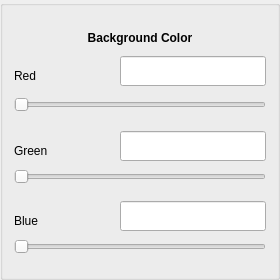
       <widget class="QGroupBox" name="groupBox_5">
        <property name="sizePolicy">
         <sizepolicy hsizetype="Fixed" vsizetype="Preferred">
          <horstretch>0</horstretch>
          <verstretch>0</verstretch>
         </sizepolicy>
        </property>
        <property name="minimumSize">
         <size>
          <width>280</width>
          <height>280</height>
         </size>
        </property>
        <property name="maximumSize">
         <size>
          <width>280</width>
          <height>16777215</height>
         </size>
        </property>
        <property name="title">
         <string/>
        </property>
        <layout class="QGridLayout" name="gridLayout_12">
         <item row="0" column="0">
          <layout class="QGridLayout" name="gridLayout">
           <item row="2" column="0" colspan="2">
            <widget class="QSlider" name="BackRedSlider">
             <property name="sizePolicy">
              <sizepolicy hsizetype="Fixed" vsizetype="Fixed">
               <horstretch>0</horstretch>
               <verstretch>0</verstretch>
              </sizepolicy>
             </property>
             <property name="maximumSize">
              <size>
               <width>260</width>
               <height>30</height>
              </size>
             </property>
             <property name="styleSheet">
              <string notr="true"/>
             </property>
             <property name="maximum">
              <number>100</number>
             </property>
             <property name="orientation">
              <enum>Qt::Horizontal</enum>
             </property>
            </widget>
           </item>
           <item row="0" column="0" colspan="2">
            <widget class="QLabel" name="BackColorNameLabel">
             <property name="sizePolicy">
              <sizepolicy hsizetype="Fixed" vsizetype="Fixed">
               <horstretch>0</horstretch>
               <verstretch>0</verstretch>
              </sizepolicy>
             </property>
             <property name="maximumSize">
              <size>
               <width>260</width>
               <height>30</height>
              </size>
             </property>
             <property name="font">
              <font>
               <weight>75</weight>
               <bold>true</bold>
              </font>
             </property>
             <property name="text">
              <string>Background Color</string>
             </property>
             <property name="alignment">
              <set>Qt::AlignCenter</set>
             </property>
            </widget>
           </item>
           <item row="1" column="1">
            <widget class="QLineEdit" name="BackRedValue">
             <property name="sizePolicy">
              <sizepolicy hsizetype="Fixed" vsizetype="Fixed">
               <horstretch>0</horstretch>
               <verstretch>0</verstretch>
              </sizepolicy>
             </property>
             <property name="minimumSize">
              <size>
               <width>0</width>
               <height>30</height>
              </size>
             </property>
             <property name="maximumSize">
              <size>
               <width>150</width>
               <height>30</height>
              </size>
             </property>
             <property name="focusPolicy">
              <enum>Qt::ClickFocus</enum>
             </property>
            </widget>
           </item>
           <item row="1" column="0">
            <widget class="QLabel" name="BackRedLabel">
             <property name="minimumSize">
              <size>
               <width>0</width>
               <height>30</height>
              </size>
             </property>
             <property name="maximumSize">
              <size>
               <width>100</width>
               <height>20</height>
              </size>
             </property>
             <property name="text">
              <string>Red</string>
             </property>
            </widget>
           </item>
          </layout>
         </item>
         <item row="1" column="0">
          <layout class="QGridLayout" name="gridLayout_3">
           <item row="1" column="0" colspan="2">
            <widget class="QSlider" name="BackGreenSlider">
             <property name="sizePolicy">
              <sizepolicy hsizetype="Fixed" vsizetype="Fixed">
               <horstretch>0</horstretch>
               <verstretch>0</verstretch>
              </sizepolicy>
             </property>
             <property name="maximumSize">
              <size>
               <width>260</width>
               <height>30</height>
              </size>
             </property>
             <property name="styleSheet">
              <string notr="true"/>
             </property>
             <property name="maximum">
              <number>100</number>
             </property>
             <property name="orientation">
              <enum>Qt::Horizontal</enum>
             </property>
            </widget>
           </item>
           <item row="0" column="0">
            <widget class="QLabel" name="BackGreenLabel">
             <property name="minimumSize">
              <size>
               <width>0</width>
               <height>30</height>
              </size>
             </property>
             <property name="maximumSize">
              <size>
               <width>100</width>
               <height>20</height>
              </size>
             </property>
             <property name="text">
              <string>Green</string>
             </property>
            </widget>
           </item>
           <item row="0" column="1">
            <widget class="QLineEdit" name="BackGreenValue">
             <property name="sizePolicy">
              <sizepolicy hsizetype="Fixed" vsizetype="Fixed">
               <horstretch>0</horstretch>
               <verstretch>0</verstretch>
              </sizepolicy>
             </property>
             <property name="minimumSize">
              <size>
               <width>0</width>
               <height>30</height>
              </size>
             </property>
             <property name="maximumSize">
              <size>
               <width>150</width>
               <height>30</height>
              </size>
             </property>
             <property name="focusPolicy">
              <enum>Qt::ClickFocus</enum>
             </property>
            </widget>
           </item>
          </layout>
         </item>
         <item row="2" column="0">
          <layout class="QGridLayout" name="gridLayout_2">
           <item row="2" column="0" colspan="2">
            <widget class="QSlider" name="BackBlueSlider">
             <property name="sizePolicy">
              <sizepolicy hsizetype="Fixed" vsizetype="Fixed">
               <horstretch>0</horstretch>
               <verstretch>0</verstretch>
              </sizepolicy>
             </property>
             <property name="maximumSize">
              <size>
               <width>260</width>
               <height>30</height>
              </size>
             </property>
             <property name="styleSheet">
              <string notr="true"/>
             </property>
             <property name="maximum">
              <number>100</number>
             </property>
             <property name="orientation">
              <enum>Qt::Horizontal</enum>
             </property>
            </widget>
           </item>
           <item row="0" column="0">
            <widget class="QLabel" name="BackBlueLabel">
             <property name="minimumSize">
              <size>
               <width>0</width>
               <height>30</height>
              </size>
             </property>
             <property name="maximumSize">
              <size>
               <width>100</width>
               <height>20</height>
              </size>
             </property>
             <property name="text">
              <string>Blue</string>
             </property>
            </widget>
           </item>
           <item row="0" column="1">
            <widget class="QLineEdit" name="BackBlueValue">
             <property name="sizePolicy">
              <sizepolicy hsizetype="Fixed" vsizetype="Fixed">
               <horstretch>0</horstretch>
               <verstretch>0</verstretch>
              </sizepolicy>
             </property>
             <property name="minimumSize">
              <size>
               <width>0</width>
               <height>30</height>
              </size>
             </property>
             <property name="maximumSize">
              <size>
               <width>150</width>
               <height>30</height>
              </size>
             </property>
             <property name="focusPolicy">
              <enum>Qt::ClickFocus</enum>
             </property>
            </widget>
           </item>
          </layout>
         </item>
        </layout>
       </widget>
